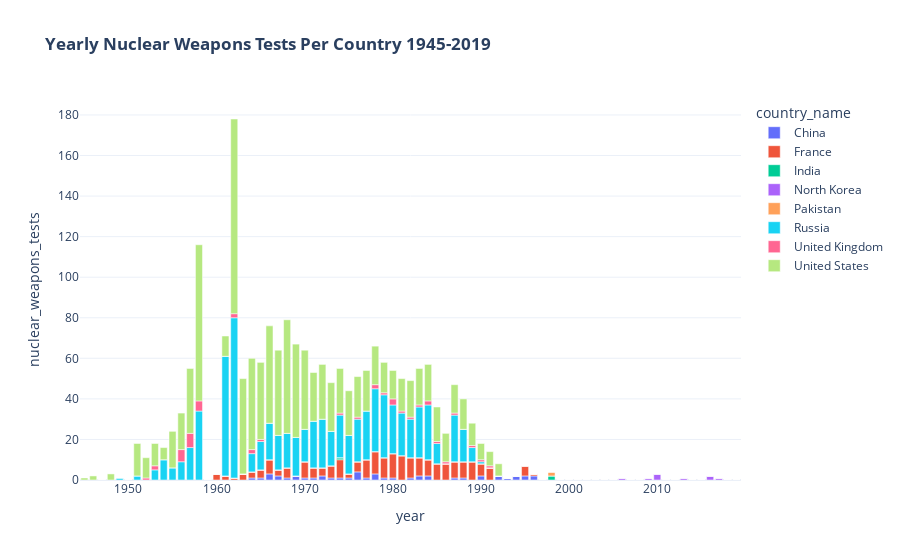

This figure's notebook cell:
### Markdown cell above
#### CHART 4: BAR CHART SHOWING AMOUNT OF YEARLY NUCLEAR WEAPONS TESTS PER EACH COUNTRY

### Code cell
# Create a chart
template_style = 'plotly_white'
fig = px.bar(df,
             x = 'year',
             y = 'nuclear_weapons_tests',
             color = 'country_name',
             color_continuous_scale = ['green', 'yellow', 'red'],
             title = '<b>Yearly Nuclear Weapons Tests Per Country 1945-2019</b>',
             template = template_style,)

# Display plot
fig.show(renderer='jupyterlab', engine='kaleido')

### Figure 1 — Plotly figure (JSON) as saved in the notebook; plotly's stock layout.template omitted (floating-point values rounded to 4 significant figures)
{"data": [{"alignmentgroup": "True", "hovertemplate": "country_name=China<br>year=%{x}<br>nuclear_weapons_tests=%{y}<extra></extra>", "legendgroup": "China", "marker": {"color": "#636efa", "pattern": {"shape": ""}}, "name": "China", "offsetgroup": "China", "orientation": "v", "showlegend": true, "textposition": "auto", "type": "bar", "x": [1945, 1946, 1947, 1948, 1949, 1950, 1951, 1952, 1953, 1954, 1955, 1956, 1957, 1958, 1959, 1960, 1961, 1962, 1963, 1964, 1965, 1966, 1967, 1968, 1969, 1970, 1971, 1972, 1973, 1974, 1975, 1976, 1977, 1978, 1979, 1980, 1981, 1982, 1983, 1984, 1985, 1986, 1987, 1988, 1989, 1990, 1991, 1992, 1993, 1994, 1995, 1996, 1997, 1998, 1999, 2000, 2001, 2002, 2003, 2004, 2005, 2006, 2007, 2008, 2009, 2010, 2011, 2012, 2013, 2014, 2015, 2016, 2017, 2018, 2019], "xaxis": "x", "y": [0, 0, 0, 0, 0, 0, 0, 0, 0, 0, 0, 0, 0, 0, 0, 0, 0, 0, 0, 1, 1, 3, 2, 1, 2, 1, 1, 2, 1, 1, 1, 4, 1, 3, 1, 1, 0, 1, 2, 2, 0, 0, 1, 1, 0, 2, 0, 2, 1, 2, 2, 2, 0, 0, 0, 0, 0, 0, 0, 0, 0, 0, 0, 0, 0, 0, 0, 0, 0, 0, 0, 0, 0, 0, 0], "yaxis": "y"}, {"alignmentgroup": "True", "hovertemplate": "country_name=France<br>year=%{x}<br>nuclear_weapons_tests=%{y}<extra></extra>", "legendgroup": "France", "marker": {"color": "#EF553B", "pattern": {"shape": ""}}, "name": "France", "offsetgroup": "France", "orientation": "v", "showlegend": true, "textposition": "auto", "type": "bar", "x": [1945, 1946, 1947, 1948, 1949, 1950, 1951, 1952, 1953, 1954, 1955, 1956, 1957, 1958, 1959, 1960, 1961, 1962, 1963, 1964, 1965, 1966, 1967, 1968, 1969, 1970, 1971, 1972, 1973, 1974, 1975, 1976, 1977, 1978, 1979, 1980, 1981, 1982, 1983, 1984, 1985, 1986, 1987, 1988, 1989, 1990, 1991, 1992, 1993, 1994, 1995, 1996, 1997, 1998, 1999, 2000, 2001, 2002, 2003, 2004, 2005, 2006, 2007, 2008, 2009, 2010, 2011, 2012, 2013, 2014, 2015, 2016, 2017, 2018, 2019], "xaxis": "x", "y": [0, 0, 0, 0, 0, 0, 0, 0, 0, 0, 0, 0, 0, 0, 0, 3, 2, 1, 3, 3, 4, 7, 3, 5, 0, 8, 5, 4, 6, 9, 2, 5, 9, 11, 10, 12, 12, 10, 9, 8, 8, 8, 8, 8, 9, 6, 6, 0, 0, 0, 5, 1, 0, 0, 0, 0, 0, 0, 0, 0, 0, 0, 0, 0, 0, 0, 0, 0, 0, 0, 0, 0, 0, 0, 0], "yaxis": "y"}, {"alignmentgroup": "True", "hovertemplate": "country_name=India<br>year=%{x}<br>nuclear_weapons_tests=%{y}<extra></extra>", "legendgroup": "India", "marker": {"color": "#00cc96", "pattern": {"shape": ""}}, "name": "India", "offsetgroup": "India", "orientation": "v", "showlegend": true, "textposition": "auto", "type": "bar", "x": [1945, 1946, 1947, 1948, 1949, 1950, 1951, 1952, 1953, 1954, 1955, 1956, 1957, 1958, 1959, 1960, 1961, 1962, 1963, 1964, 1965, 1966, 1967, 1968, 1969, 1970, 1971, 1972, 1973, 1974, 1975, 1976, 1977, 1978, 1979, 1980, 1981, 1982, 1983, 1984, 1985, 1986, 1987, 1988, 1989, 1990, 1991, 1992, 1993, 1994, 1995, 1996, 1997, 1998, 1999, 2000, 2001, 2002, 2003, 2004, 2005, 2006, 2007, 2008, 2009, 2010, 2011, 2012, 2013, 2014, 2015, 2016, 2017, 2018, 2019], "xaxis": "x", "y": [0, 0, 0, 0, 0, 0, 0, 0, 0, 0, 0, 0, 0, 0, 0, 0, 0, 0, 0, 0, 0, 0, 0, 0, 0, 0, 0, 0, 0, 1, 0, 0, 0, 0, 0, 0, 0, 0, 0, 0, 0, 0, 0, 0, 0, 0, 0, 0, 0, 0, 0, 0, 0, 2, 0, 0, 0, 0, 0, 0, 0, 0, 0, 0, 0, 0, 0, 0, 0, 0, 0, 0, 0, 0, 0], "yaxis": "y"}, {"alignmentgroup": "True", "hovertemplate": "country_name=North Korea<br>year=%{x}<br>nuclear_weapons_tests=%{y}<extra></extra>", "legendgroup": "North Korea", "marker": {"color": "#ab63fa", "pattern": {"shape": ""}}, "name": "North Korea", "offsetgroup": "North Korea", "orientation": "v", "showlegend": true, "textposition": "auto", "type": "bar", "x": [1945, 1946, 1947, 1948, 1949, 1950, 1951, 1952, 1953, 1954, 1955, 1956, 1957, 1958, 1959, 1960, 1961, 1962, 1963, 1964, 1965, 1966, 1967, 1968, 1969, 1970, 1971, 1972, 1973, 1974, 1975, 1976, 1977, 1978, 1979, 1980, 1981, 1982, 1983, 1984, 1985, 1986, 1987, 1988, 1989, 1990, 1991, 1992, 1993, 1994, 1995, 1996, 1997, 1998, 1999, 2000, 2001, 2002, 2003, 2004, 2005, 2006, 2007, 2008, 2009, 2010, 2011, 2012, 2013, 2014, 2015, 2016, 2017, 2018, 2019], "xaxis": "x", "y": [0, 0, 0, 0, 0, 0, 0, 0, 0, 0, 0, 0, 0, 0, 0, 0, 0, 0, 0, 0, 0, 0, 0, 0, 0, 0, 0, 0, 0, 0, 0, 0, 0, 0, 0, 0, 0, 0, 0, 0, 0, 0, 0, 0, 0, 0, 0, 0, 0, 0, 0, 0, 0, 0, 0, 0, 0, 0, 0, 0, 0, 1, 0, 0, 1, 3, 0, 0, 1, 0, 0, 2, 1, 0, 0], "yaxis": "y"}, {"alignmentgroup": "True", "hovertemplate": "country_name=Pakistan<br>year=%{x}<br>nuclear_weapons_tests=%{y}<extra></extra>", "legendgroup": "Pakistan", "marker": {"color": "#FFA15A", "pattern": {"shape": ""}}, "name": "Pakistan", "offsetgroup": "Pakistan", "orientation": "v", "showlegend": true, "textposition": "auto", "type": "bar", "x": [1945, 1946, 1947, 1948, 1949, 1950, 1951, 1952, 1953, 1954, 1955, 1956, 1957, 1958, 1959, 1960, 1961, 1962, 1963, 1964, 1965, 1966, 1967, 1968, 1969, 1970, 1971, 1972, 1973, 1974, 1975, 1976, 1977, 1978, 1979, 1980, 1981, 1982, 1983, 1984, 1985, 1986, 1987, 1988, 1989, 1990, 1991, 1992, 1993, 1994, 1995, 1996, 1997, 1998, 1999, 2000, 2001, 2002, 2003, 2004, 2005, 2006, 2007, 2008, 2009, 2010, 2011, 2012, 2013, 2014, 2015, 2016, 2017, 2018, 2019], "xaxis": "x", "y": [0, 0, 0, 0, 0, 0, 0, 0, 0, 0, 0, 0, 0, 0, 0, 0, 0, 0, 0, 0, 0, 0, 0, 0, 0, 0, 0, 0, 0, 0, 0, 0, 0, 0, 0, 0, 0, 0, 0, 0, 0, 0, 0, 0, 0, 0, 0, 0, 0, 0, 0, 0, 0, 2, 0, 0, 0, 0, 0, 0, 0, 0, 0, 0, 0, 0, 0, 0, 0, 0, 0, 0, 0, 0, 0], "yaxis": "y"}, {"alignmentgroup": "True", "hovertemplate": "country_name=Russia<br>year=%{x}<br>nuclear_weapons_tests=%{y}<extra></extra>", "legendgroup": "Russia", "marker": {"color": "#19d3f3", "pattern": {"shape": ""}}, "name": "Russia", "offsetgroup": "Russia", "orientation": "v", "showlegend": true, "textposition": "auto", "type": "bar", "x": [1945, 1946, 1947, 1948, 1949, 1950, 1951, 1952, 1953, 1954, 1955, 1956, 1957, 1958, 1959, 1960, 1961, 1962, 1963, 1964, 1965, 1966, 1967, 1968, 1969, 1970, 1971, 1972, 1973, 1974, 1975, 1976, 1977, 1978, 1979, 1980, 1981, 1982, 1983, 1984, 1985, 1986, 1987, 1988, 1989, 1990, 1991, 1992, 1993, 1994, 1995, 1996, 1997, 1998, 1999, 2000, 2001, 2002, 2003, 2004, 2005, 2006, 2007, 2008, 2009, 2010, 2011, 2012, 2013, 2014, 2015, 2016, 2017, 2018, 2019], "xaxis": "x", "y": [0, 0, 0, 0, 1, 0, 2, 0, 5, 10, 6, 9, 16, 34, 0, 0, 59, 79, 0, 9, 14, 18, 17, 17, 19, 16, 23, 24, 17, 21, 19, 21, 24, 31, 31, 24, 21, 19, 25, 27, 10, 0, 23, 16, 7, 1, 0, 0, 0, 0, 0, 0, 0, 0, 0, 0, 0, 0, 0, 0, 0, 0, 0, 0, 0, 0, 0, 0, 0, 0, 0, 0, 0, 0, 0], "yaxis": "y"}, {"alignmentgroup": "True", "hovertemplate": "country_name=United Kingdom<br>year=%{x}<br>nuclear_weapons_tests=%{y}<extra></extra>", "legendgroup": "United Kingdom", "marker": {"color": "#FF6692", "pattern": {"shape": ""}}, "name": "United Kingdom", "offsetgroup": "United Kingdom", "orientation": "v", "showlegend": true, "textposition": "auto", "type": "bar", "x": [1945, 1946, 1947, 1948, 1949, 1950, 1951, 1952, 1953, 1954, 1955, 1956, 1957, 1958, 1959, 1960, 1961, 1962, 1963, 1964, 1965, 1966, 1967, 1968, 1969, 1970, 1971, 1972, 1973, 1974, 1975, 1976, 1977, 1978, 1979, 1980, 1981, 1982, 1983, 1984, 1985, 1986, 1987, 1988, 1989, 1990, 1991, 1992, 1993, 1994, 1995, 1996, 1997, 1998, 1999, 2000, 2001, 2002, 2003, 2004, 2005, 2006, 2007, 2008, 2009, 2010, 2011, 2012, 2013, 2014, 2015, 2016, 2017, 2018, 2019], "xaxis": "x", "y": [0, 0, 0, 0, 0, 0, 0, 1, 2, 0, 0, 6, 7, 5, 0, 0, 0, 2, 0, 2, 1, 0, 0, 0, 0, 0, 0, 0, 0, 1, 0, 1, 0, 2, 1, 3, 1, 1, 1, 2, 1, 1, 1, 0, 1, 1, 1, 0, 0, 0, 0, 0, 0, 0, 0, 0, 0, 0, 0, 0, 0, 0, 0, 0, 0, 0, 0, 0, 0, 0, 0, 0, 0, 0, 0], "yaxis": "y"}, {"alignmentgroup": "True", "hovertemplate": "country_name=United States<br>year=%{x}<br>nuclear_weapons_tests=%{y}<extra></extra>", "legendgroup": "United States", "marker": {"color": "#B6E880", "pattern": {"shape": ""}}, "name": "United States", "offsetgroup": "United States", "orientation": "v", "showlegend": true, "textposition": "auto", "type": "bar", "x": [1945, 1946, 1947, 1948, 1949, 1950, 1951, 1952, 1953, 1954, 1955, 1956, 1957, 1958, 1959, 1960, 1961, 1962, 1963, 1964, 1965, 1966, 1967, 1968, 1969, 1970, 1971, 1972, 1973, 1974, 1975, 1976, 1977, 1978, 1979, 1980, 1981, 1982, 1983, 1984, 1985, 1986, 1987, 1988, 1989, 1990, 1991, 1992, 1993, 1994, 1995, 1996, 1997, 1998, 1999, 2000, 2001, 2002, 2003, 2004, 2005, 2006, 2007, 2008, 2009, 2010, 2011, 2012, 2013, 2014, 2015, 2016, 2017, 2018, 2019], "xaxis": "x", "y": [1, 2, 0, 3, 0, 0, 16, 10, 11, 6, 18, 18, 32, 77, 0, 0, 10, 96, 47, 45, 38, 48, 42, 56, 46, 39, 24, 27, 24, 22, 22, 20, 20, 19, 15, 14, 16, 18, 18, 18, 17, 14, 14, 15, 11, 8, 7, 6, 0, 0, 0, 0, 0, 0, 0, 0, 0, 0, 0, 0, 0, 0, 0, 0, 0, 0, 0, 0, 0, 0, 0, 0, 0, 0, 0], "yaxis": "y"}], "layout": {"autosize": true, "barmode": "relative", "legend": {"title": {"text": "country_name"}, "tracegroupgap": 0}, "title": {"text": "<b>Yearly Nuclear Weapons Tests Per Country 1945-2019</b>"}, "xaxis": {"anchor": "y", "autorange": true, "domain": [0, 1], "range": [1944.0, 2020.0], "title": {"text": "year"}, "type": "linear"}, "yaxis": {"anchor": "x", "autorange": true, "domain": [0, 1], "range": [0, 187.4], "title": {"text": "nuclear_weapons_tests"}, "type": "linear"}}}
